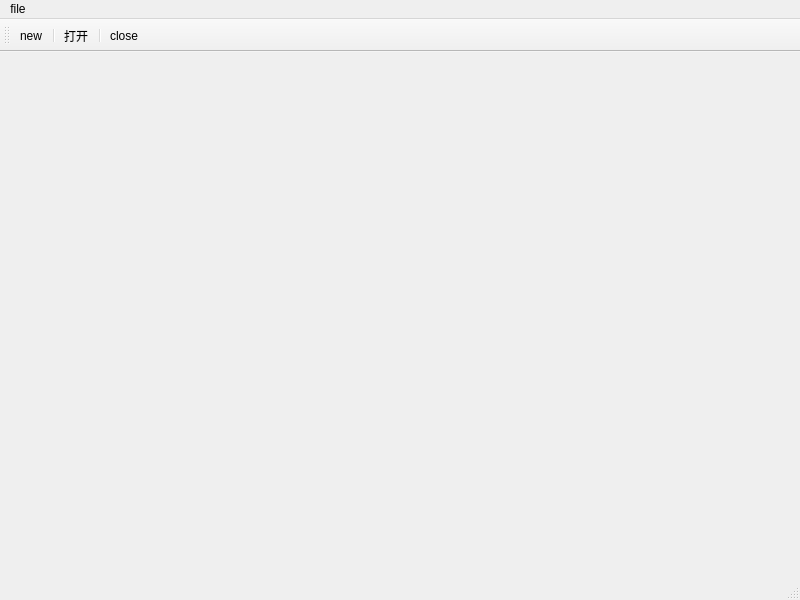
<?xml version="1.0" encoding="UTF-8"?>
<ui version="4.0">
 <class>MainWindow</class>
 <widget class="QMainWindow" name="MainWindow">
  <property name="geometry">
   <rect>
    <x>0</x>
    <y>0</y>
    <width>800</width>
    <height>600</height>
   </rect>
  </property>
  <property name="windowTitle">
   <string>MainWindow</string>
  </property>
  <widget class="QWidget" name="centralwidget"/>
  <widget class="QStatusBar" name="statusbar"/>
  <widget class="QMenuBar" name="menuBar">
   <property name="geometry">
    <rect>
     <x>0</x>
     <y>0</y>
     <width>800</width>
     <height>26</height>
    </rect>
   </property>
   <widget class="QMenu" name="menufile">
    <property name="title">
     <string>file</string>
    </property>
    <addaction name="actionnew"/>
    <addaction name="separator"/>
    <addaction name="actionopern"/>
    <addaction name="separator"/>
    <addaction name="actionclose"/>
   </widget>
   <addaction name="menufile"/>
  </widget>
  <widget class="QToolBar" name="toolBar">
   <property name="windowTitle">
    <string>toolBar</string>
   </property>
   <attribute name="toolBarArea">
    <enum>TopToolBarArea</enum>
   </attribute>
   <attribute name="toolBarBreak">
    <bool>false</bool>
   </attribute>
   <addaction name="actionnew"/>
   <addaction name="separator"/>
   <addaction name="actionopern"/>
   <addaction name="separator"/>
   <addaction name="actionclose"/>
  </widget>
  <action name="actionnew">
   <property name="text">
    <string>new</string>
   </property>
   <property name="toolTip">
    <string>创建新文件</string>
   </property>
   <property name="shortcut">
    <string>Ctrl+A</string>
   </property>
  </action>
  <action name="actionopern">
   <property name="text">
    <string>打开</string>
   </property>
  </action>
  <action name="actionclose">
   <property name="text">
    <string>close</string>
   </property>
  </action>
 </widget>
 <resources/>
 <connections/>
</ui>
